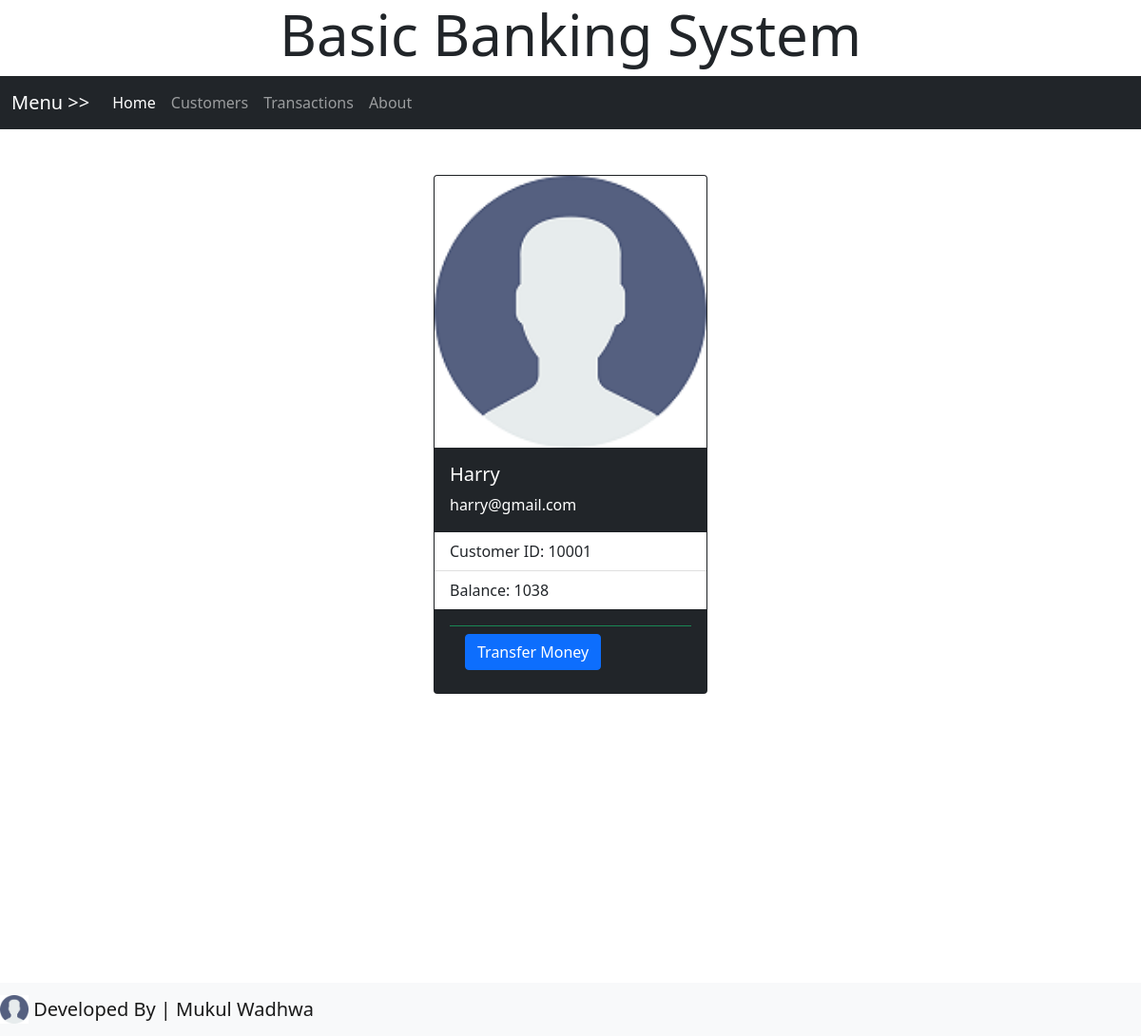
The page /user.php?event=10001 on the database its author committed.
### tables this page shows
CREATE TABLE IF NOT EXISTS `customers` (
  `cid` int NOT NULL,
  `name` varchar(20) NOT NULL,
  `email` varchar(20) NOT NULL,
  `balance` int NOT NULL
);

### database_operations.php (called while the page is built, shortened)
<?php
	class database{
		public $host='localhost';
		public $user='root';
		public $pass='';
		public $db_name='bank';
		public function connect_db(){
			$con=mysqli_connect($this->host,$this->user,$this->pass,$this->db_name);
			return $con;
		}
		public function fetch_data($table_name,$select_column,$conditions,$sorting){
			$con=$this->connect_db();
			if($select_column==""){
				$select_column = "*";
			}
			$query_string="SELECT ". $select_column ." FROM " . $table_name;
			if($conditions!=''){
				$query_string .= " WHERE " . $conditions ;
			}
			if($sorting!=''){
				$query_string .= " ORDER BY " . $sorting ;
			}
			$received_data=array();
			$mysql_query=mysqli_query($con,$query_string);
			while($each_row=mysqli_fetch_assoc($mysql_query)){
				$received_data[]=$each_row;
			}
			return $received_data;
		}
	}
?>

### user.php (the view, shortened to what this page needs)
<?php
	include_once('database_operations.php');
	$db_obj= new database;
$cust_data=$db_obj->fetch_data('customers','','cid="'.$_GET['event'].'"','cid');
 ?>
<!DOCTYPE html>
<html>
<head>
</head>
<body>
	<?php include_once('header.php'); ?>
	<?php include_once('menu_bar.php'); ?>
	<?php
		extract($cust_data[0]);
	?>
	<br> <br>
	<div class="d-flex justify-content-center">
		<div class="card text-white bg-dark mb-3" style="width: 18rem; align: center;">
			<img class="card-img-top" src="images/user.png" alt="Card image cap">
			<div class="card-body">
				<h5 class="card-title"><?php echo $name; ?></h5>
				<p class="card-text"><?php echo $email; ?></p>
			</div>
			<ul class="list-group list-group-flush">
				<li class="list-group-item">Customer ID: <?php echo $cid; ?></li>
				<li class="list-group-item">Balance: <?php echo $balance; ?></li>
			</ul>
			<div class="card-body">
				<div class="card-footer bg-transparent border-success">
				<a href='transfer.php?event=<?php echo $cid; ?>' class='other_articles_links_general link_general' >
					<button type="button" class="btn btn-primary">
							Transfer Money
					</button>
				</a>
				</div>
			</div>
		</div>
	</div>
	<?php include_once('footer.php'); ?>
</body>
</html>

### rows shown on the page
customers: name "Harry", email "harry@gmail.com", cid "10001", balance "1038"
